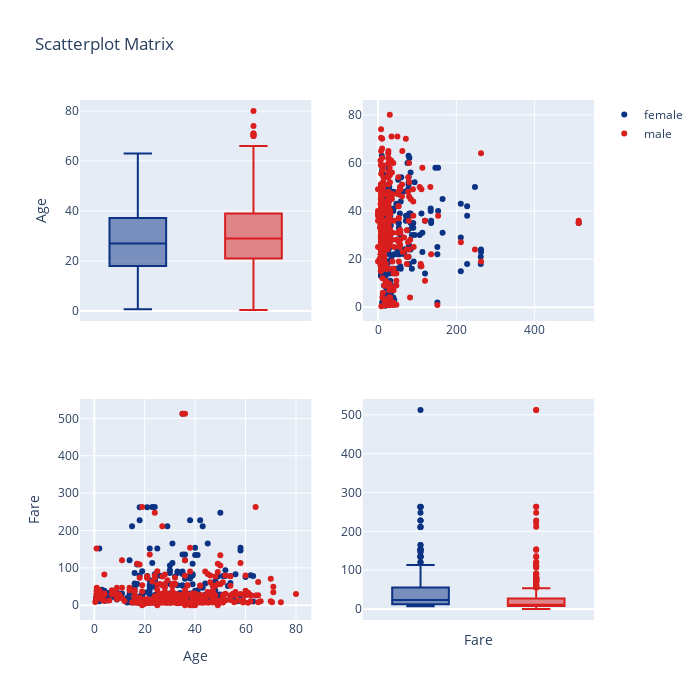

This figure's notebook cell:
### Code cell
# scatter matrix
fig = ff.create_scatterplotmatrix(dataFAS, diag='box', index='Sex',colormap='Portland',
                                  colormap_type='cat',
                                  height=700, width=700)

fig = go.Figure(fig)


#fig = go.Figure(dict(data = data, layout = layout))

fig.show()

### Figure 1 — Plotly figure (JSON) as saved in the notebook; plotly's stock layout.template omitted (floating-point values rounded to 4 significant figures; data arrays with more than 128 entries replaced by an {"elided": "..."} marker saying what was removed)
{"data": [{"marker": {"color": "rgb(12, 51, 131)"}, "showlegend": false, "type": "box", "xaxis": "x", "y": {"elided": "314 float values"}, "yaxis": "y"}, {"marker": {"color": "rgb(217, 30, 30)"}, "showlegend": false, "type": "box", "xaxis": "x", "y": {"elided": "577 float values"}, "yaxis": "y"}, {"marker": {"color": "rgb(12, 51, 131)", "size": 6}, "mode": "markers", "name": "female", "showlegend": true, "type": "scatter", "x": {"elided": "314 float values"}, "xaxis": "x2", "y": {"elided": "314 float values"}, "yaxis": "y2"}, {"marker": {"color": "rgb(217, 30, 30)", "size": 6}, "mode": "markers", "name": "male", "showlegend": true, "type": "scatter", "x": {"elided": "577 float values"}, "xaxis": "x2", "y": {"elided": "577 float values"}, "yaxis": "y2"}, {"marker": {"color": "rgb(12, 51, 131)", "size": 6}, "mode": "markers", "name": "female", "showlegend": false, "type": "scatter", "x": {"elided": "314 float values"}, "xaxis": "x3", "y": {"elided": "314 float values"}, "yaxis": "y3"}, {"marker": {"color": "rgb(217, 30, 30)", "size": 6}, "mode": "markers", "name": "male", "showlegend": false, "type": "scatter", "x": {"elided": "577 float values"}, "xaxis": "x3", "y": {"elided": "577 float values"}, "yaxis": "y3"}, {"marker": {"color": "rgb(12, 51, 131)"}, "showlegend": false, "type": "box", "xaxis": "x4", "y": {"elided": "314 float values"}, "yaxis": "y4"}, {"marker": {"color": "rgb(217, 30, 30)"}, "showlegend": false, "type": "box", "xaxis": "x4", "y": {"elided": "577 float values"}, "yaxis": "y4"}], "layout": {"height": 700, "showlegend": true, "title": {"text": "Scatterplot Matrix"}, "width": 700, "xaxis": {"anchor": "y", "domain": [0, 0.45], "showticklabels": false}, "xaxis2": {"anchor": "y2", "domain": [0.55, 1]}, "xaxis3": {"anchor": "y3", "domain": [0, 0.45], "title": {"text": "Age"}}, "xaxis4": {"anchor": "y4", "domain": [0.55, 1], "showticklabels": false, "title": {"text": "Fare"}}, "yaxis": {"anchor": "x", "domain": [0.575, 1], "title": {"text": "Age"}}, "yaxis2": {"anchor": "x2", "domain": [0.575, 1]}, "yaxis3": {"anchor": "x3", "domain": [0, 0.425], "title": {"text": "Fare"}}, "yaxis4": {"anchor": "x4", "domain": [0, 0.425]}}}
